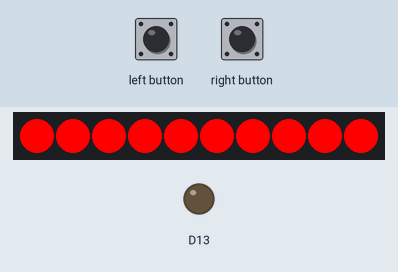
The sketch below on a simulated Adafruit Circuit Playground Express. Shown: 10 RGB LEDs in strip order, left to right, output pins drawn as LEDs (lit = HIGH). Inputs (shaded band) come from the test bench. Random numbers use the default seed unless the sketch sets one.

Above: at 1.64 s.
1.9 s: left button pressed for 1 s
At 3.07 s:
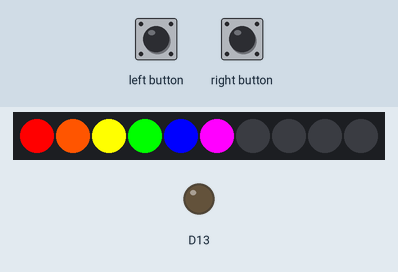
4.8 s: right button pressed for 0.6 s
At 6.49 s:
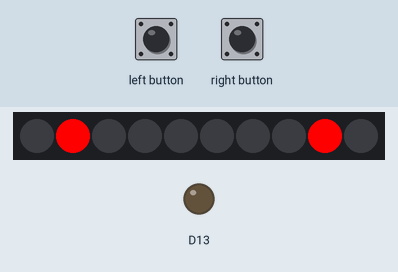
7.7 s: left button pressed for 0.6 s
At 8.36 s:
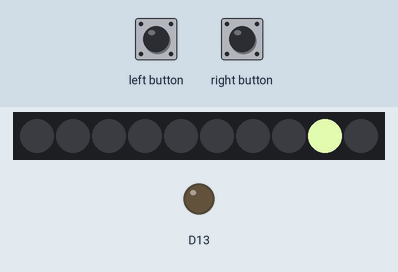
10.1 s: right button pressed for 1 s
At 11.22 s:
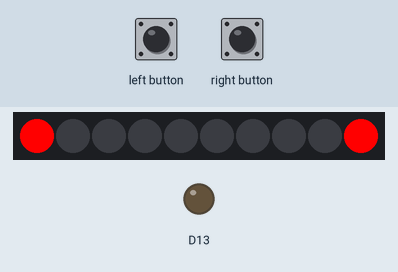

The sketch:

bike-light.ino
```cpp
// (licence header left out)
#include <Adafruit_CircuitPlayground.h>

// Change these to set speed (lower is faster)
#define FLASH_RATE    250
#define SPIN_RATE     100
#define CYLON_RATE    100
#define BEDAZZLE_RATE 100
#define CHASE_RATE    100

// Change these to be whatever color you want
// Use color picker to come up with hex values
#define FLASH_COLOR   0xFF0000
#define SPIN_COLOR    0xFF0000
#define CYLON_COLOR   0xFF0000

// Define 10 colors here.
// Must be 10 entries.
// Use 0x000000 if you want a blank space.
uint32_t rainbowColors[] = {
  0xFF0000,
  0xFF5500,
  0xFFFF00,
  0x00FF00,
  0x0000FF,
  0xFF00FF,
  0x000000,
  0x000000,
  0x000000,
  0x000000
};

///////////////////////////////////////////////////////////////////////////////
bool buttonsPressed() {
  return CircuitPlayground.leftButton() | CircuitPlayground.rightButton();
}

///////////////////////////////////////////////////////////////////////////////
void flasher() {
  while (!buttonsPressed()) {
    // Turn on all the pixels to FLASH_COLOR
    for (int pixel=0; pixel<10; pixel++) {
      CircuitPlayground.setPixelColor(pixel, FLASH_COLOR);
    }

    // Leave them on for a little bit
    delay(FLASH_RATE);

    // Turn off all the NeoPixels
    CircuitPlayground.clearPixels();

    // Leave them off for a little bit
    delay(FLASH_RATE);
  }
}

///////////////////////////////////////////////////////////////////////////////
void spinner() {
  // Can be any two pixels
  int pixel1 = 0;
  int pixel2 = 5;

  while (!buttonsPressed()) {
    // Turn off all the NeoPixels
    CircuitPlayground.clearPixels();

    // Turn on two pixels to SPIN_COLOR
    CircuitPlayground.setPixelColor(pixel1, SPIN_COLOR);
    CircuitPlayground.setPixelColor(pixel2, SPIN_COLOR);

    // Increment pixels to move them around the board
    pixel1 = pixel1 + 1;
    pixel2 = pixel2 + 1;

    // Check pixel values
    if (pixel1 > 9) pixel1 = 0;
    if (pixel2 > 9) pixel2 = 0;

    // Wait a little bit so we don't spin too fast
    delay(SPIN_RATE);
  }
}

///////////////////////////////////////////////////////////////////////////////
void cylon() {
  int pixel1 = 0;
  int pixel2 = 9;

  while (!buttonsPressed()) {
    // Scan in one direction
    for (int step=0; step<4; step++) {
      CircuitPlayground.clearPixels();

      CircuitPlayground.setPixelColor(pixel1, CYLON_COLOR);
      CircuitPlayground.setPixelColor(pixel2, CYLON_COLOR);

      pixel1 = pixel1 + 1;
      pixel2 = pixel2 - 1;

      delay(CYLON_RATE);
    }

    // Scan back the other direction
    for (int step=0; step<4; step++) {
      CircuitPlayground.clearPixels();

      CircuitPlayground.setPixelColor(pixel1, CYLON_COLOR);
      CircuitPlayground.setPixelColor(pixel2, CYLON_COLOR);

      pixel1 = pixel1 - 1;
      pixel2 = pixel2 + 1;

      delay(CYLON_RATE);
    }
  }
}

///////////////////////////////////////////////////////////////////////////////
void bedazzler() {
  while (!buttonsPressed()) {
    // Turn off all the NeoPixels
    CircuitPlayground.clearPixels();

    // Turn on a random pixel to a random color
    CircuitPlayground.setPixelColor(
      random(10),     // the pixel
      random(256),    // red
      random(256),    // green
      random(256) );  // blue

    // Leave it on for a little bit
    delay(BEDAZZLE_RATE);
  }
}

///////////////////////////////////////////////////////////////////////////////
void rainbow() {
  // Start at the beginning
  int startIndex = 0;
  int colorIndex;

  while (!buttonsPressed()) {
    // Turn off all the NeoPixels
    CircuitPlayground.clearPixels();

    // Loop through and set pixels
    colorIndex = startIndex;
    for (int pixel=0; pixel<10; pixel++) {
      CircuitPlayground.setPixelColor(pixel, rainbowColors[colorIndex]);
      colorIndex++;
      if (colorIndex > 9) colorIndex = 0;
    }

    // Increment start index into color array
    startIndex++;

    // Check value and reset if necessary
    if (startIndex > 9) startIndex = 0;

    // Wait a little bit so we don't spin too fast
    delay(CHASE_RATE);
  }
}

///////////////////////////////////////////////////////////////////////////////
void setup() {
  CircuitPlayground.begin();

  // Make it bright!
  CircuitPlayground.setBrightness(255);
}

///////////////////////////////////////////////////////////////////////////////
void loop() {
  flasher();    delay(250);
  spinner();    delay(250);
  cylon();      delay(250);
  bedazzler();  delay(250);
  rainbow();    delay(250);
  // TODO: add your animation here!
}
```
